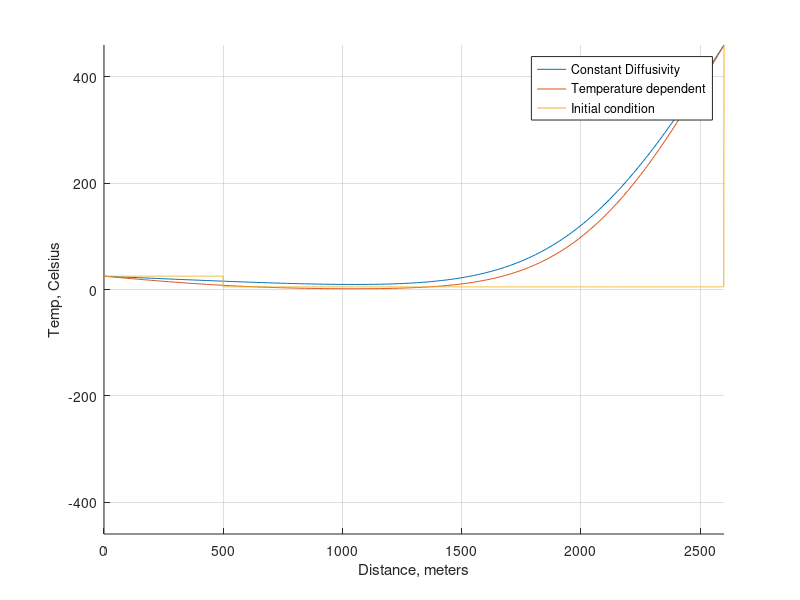

This chart was generated by the following MATLAB code:
%Part 3 2a 
    
 %Physical constraints
 
 d0 = 0;                
 d1 = 500;              
 d2 = 2600;             
 T1 = 25;               
 T2 = 5;                
 T3 = 460;              
 k = 1.6*10^-2;        
 c = sqrt(k);

 L = d2;
 x1 = d0;
 x2 = x1 + L;
 dx = 10;
 x = x1:dx:x2;
 nx = length(x);


 dt = (dx^2)/(2*c^2);
 t1 = 0;
 t2 = 24*3600*100;
 time = t1:dt:t2;
 nt = length(time);
   

 Tn = zeros(1,nx);
 Tnp1 = zeros(1,nx);
 Tkt = zeros(1, nx);

 Tn(1) = T1;
 Tn(nx) = T3;
 Tnp1(1) = T1;
 Tnp1(nx) = T3;
 Tkt(1) = T1;
 Tkt(nx) = T3;
 
    
%This first section is for the numerical solution copied from part 2

    for i = 2:length(x) - 1
        
        if x(i) <= d1
            Tn(i) = T1;
            Tkt(i) = T1;
            
        elseif x(i) < d2 && x(i) > d1
            
            Tn(i) = T2;
            Tkt(i) = T2;
            
        else
            
            Tn(i) = T3; 
            Tkt(i) = T3;
        end
    end
    
    %Time Loop
    for i = 1:nt
        sigma = (c^2*dt)/(dx^2);
        t=time(i);
 
        for j = 2:nx-1
            Tnp1(j) = (1-2*sigma)*Tn(j)+sigma*Tn(j-1)+sigma*Tn(j+1);
        end
        
            Tn = Tnp1;
    end
 
    
%Graphing
hold on;
grid on;
plot(x, Tnp1);
xlim([d0 d2]);
ylim([0 T3]);


 Tn = zeros(1,nx);
 Tnp1 = zeros(1,nx);
 Tn(1) = T1;
 Tn(nx) = T3;
 Tnp1(1) = T1;
 Tnp1(nx) = T3;
     

    for i = 1:nt
        t=time(i);
        
       
        for j = 2:nx-1
            k1 = 1.8827*10^(-9)*Tkt(j)^3 - 4.8956*10^(-7)*Tkt(j)^2 + 6.6239*10^(-5)*Tkt(j)+ 1.3189*10^(-2);         
            c = sqrt(k1);
            sigma = (c^2*dt)/(dx^2);
            Tnp1(j) = (1-2*sigma)*Tn(j)+sigma*Tn(j-1)+sigma*Tn(j+1);
        end
        
          Tn = Tnp1;
          
          
    end
    
hold on;
grid on;
plot(x, Tnp1);

%%Copied from part 1 question 2
%Inital Physical Constraints
 d0 = 0;                
 d1 = 500;               
 d2 = 2600;           
 T1 = 25;              
 T2 = 5;                
 T3 = 460;              
 k = 1.6*10^-2;         
 c = sqrt(k);

%Spatial Constraints
nPoints = d2;
d = linspace(d0,d2,nPoints);
x1 = d0;
x2 = d2;

%boundary conditions
Tn = zeros(size(d)); 
Tn(1) = T1;       
Tn(x2) = T3;           



%Initial conditions
for i = 2:x2 - 1
    if i <= d1                     
        Tn(i) = T1;
        
    elseif i > d1 && i < d2        
        Tn(i) = T2;
        
    else
        Tn(i) = T3;         
    end
    
    
    
end

%Graph our plots
hold on;
grid on;
plot(d,Tn);
ylabel('Temp, Celsius');
legend('Constant Diffusivity', 'Temperature dependent', 'Initial condition');
xlabel('Distance, meters');
ylim([-T3 T3]);
xlim([x1 x2]);


    
    
    
    
    


   
    
    
    
    
    
    
    
        
        
            
           
        